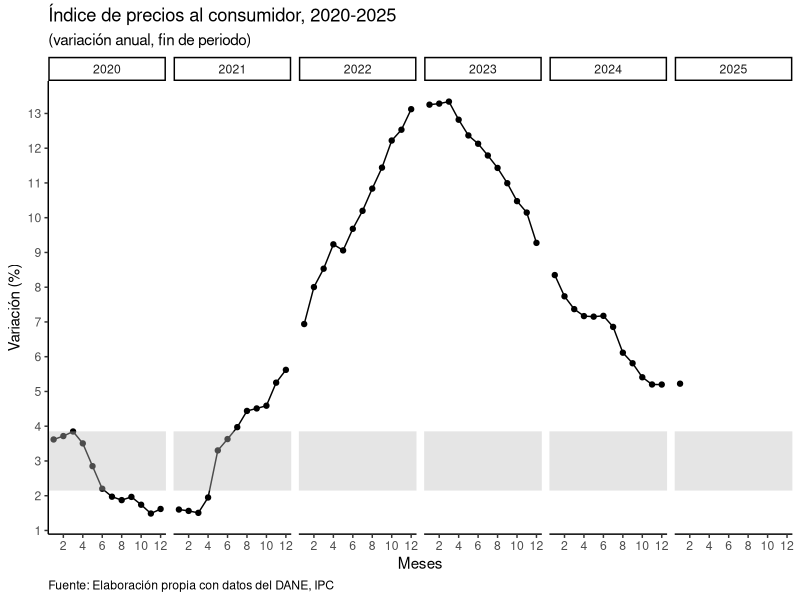
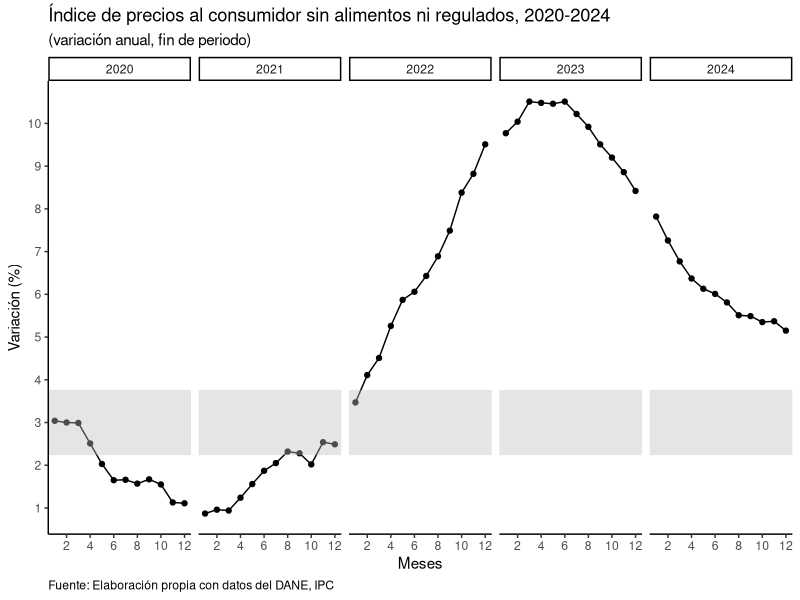
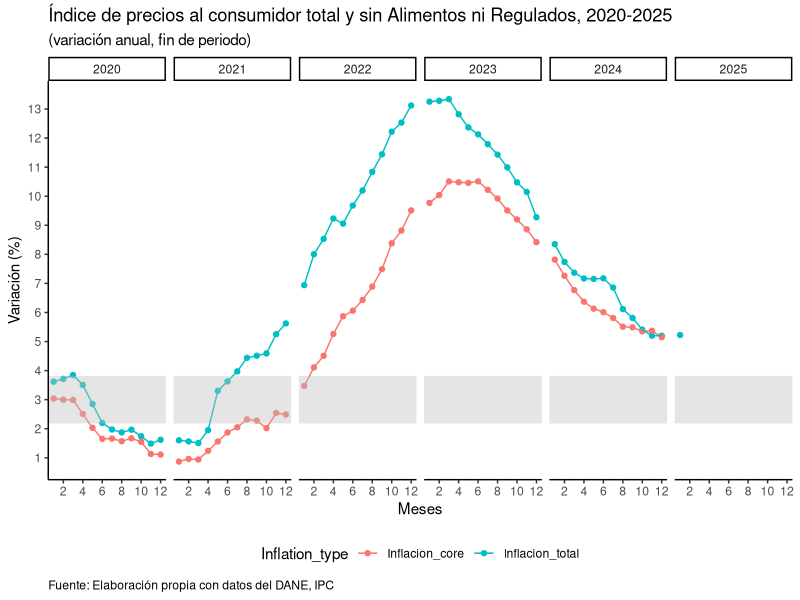

The R script that drew these images, in order:
## ---- chunk 1
library(readxl)
library(tidyverse)
## ---- chunk 2

data = read_excel("IPC_2020_2024.xlsx")

data
## ---- chunk 3

datacore = read_excel("IPC_2020_2024_sinAliniReg.xlsx")

datacore
## ---- chunk 4

data = pivot_longer(data, cols = 2:7, names_to = "Año",
                    values_to = "Inflacion_total",
                    names_transform = list("Año" = as.numeric))

data
## ---- chunk 5
str(data)
## ---- chunk 6
str(datacore)
## ---- chunk 7

data2 = left_join(data, datacore, by = join_by(Año, Mes))

data2
## ---- chunk 8

data2 = pivot_longer(data2, cols = 3:4, names_to = "Inflation_type",
                     values_to = "value")

data2
## ---- chunk 9

shadedarea <- 3  #Targeting inflation by Colombian Central bank

ggplot(data) +
  geom_point(aes(x = Mes, y = Inflacion_total)) +
  geom_line(aes(x = Mes, y = Inflacion_total)) +
  geom_hline(yintercept = shadedarea, color = "grey", lwd = 20, alpha = 0.4) +
  facet_grid( . ~ Año) +
  scale_x_continuous(breaks = seq(0,12, by=2)) +
  scale_y_continuous(breaks = seq(0,15, by=1)) +
  theme_classic() +
  labs(title = "Índice de precios al consumidor, 2020-2025",
       subtitle = "(variación anual, fin de periodo)",
       x = "Meses",
       y = "Variación (%)",
       caption = "Fuente: Elaboración propia con datos del DANE, IPC") +
  theme(plot.caption.position = "panel",
        plot.caption = element_text(hjust = 0))

## ---- chunk 10

shadedarea <- 3  #Targeting inflation by Colombian Central bank

ggplot(datacore) +
  geom_point(aes(x = Mes, y = Inflacion_core)) +
  geom_line(aes(x = Mes, y = Inflacion_core)) +
  geom_hline(yintercept = shadedarea, color = "grey", lwd = 22, alpha = 0.4) +
  facet_grid( . ~ Año) +
  scale_x_continuous(breaks = seq(0,12, by=2)) +
  scale_y_continuous(breaks = seq(0,12, by=1)) +
  theme_classic() +
  labs(title = "Índice de precios al consumidor sin alimentos ni regulados, 2020-2024",
       subtitle = "(variación anual, fin de periodo)",
       x = "Meses",
       y = "Variación (%)",
       caption = "Fuente: Elaboración propia con datos del DANE, IPC") +
  theme(plot.caption.position = "panel",
        plot.caption = element_text(hjust = 0))

## ---- chunk 11

shadedarea <- 3  #Targeting inflation by Colombian Central bank

ggplot(data2) +
  geom_point(aes(x = Mes, y = value, colour = Inflation_type)) +
  geom_line(aes(x = Mes, y = value, colour = Inflation_type)) +
  geom_hline(yintercept = shadedarea, color = "grey", lwd = 16, alpha = 0.4) +
  facet_grid( . ~ Año) +
  scale_x_continuous(breaks = seq(0,12, by=2)) +
  scale_y_continuous(breaks = seq(0,14, by=1)) +
  theme_classic() +
  labs(title = "Índice de precios al consumidor total y sin Alimentos ni Regulados, 2020-2025",
       subtitle = "(variación anual, fin de periodo)",
       x = "Meses",
       y = "Variación (%)",
       caption = "Fuente: Elaboración propia con datos del DANE, IPC") +
  theme(plot.caption.position = "panel",
        plot.caption = element_text(hjust = 0),
        legend.position = "bottom")
